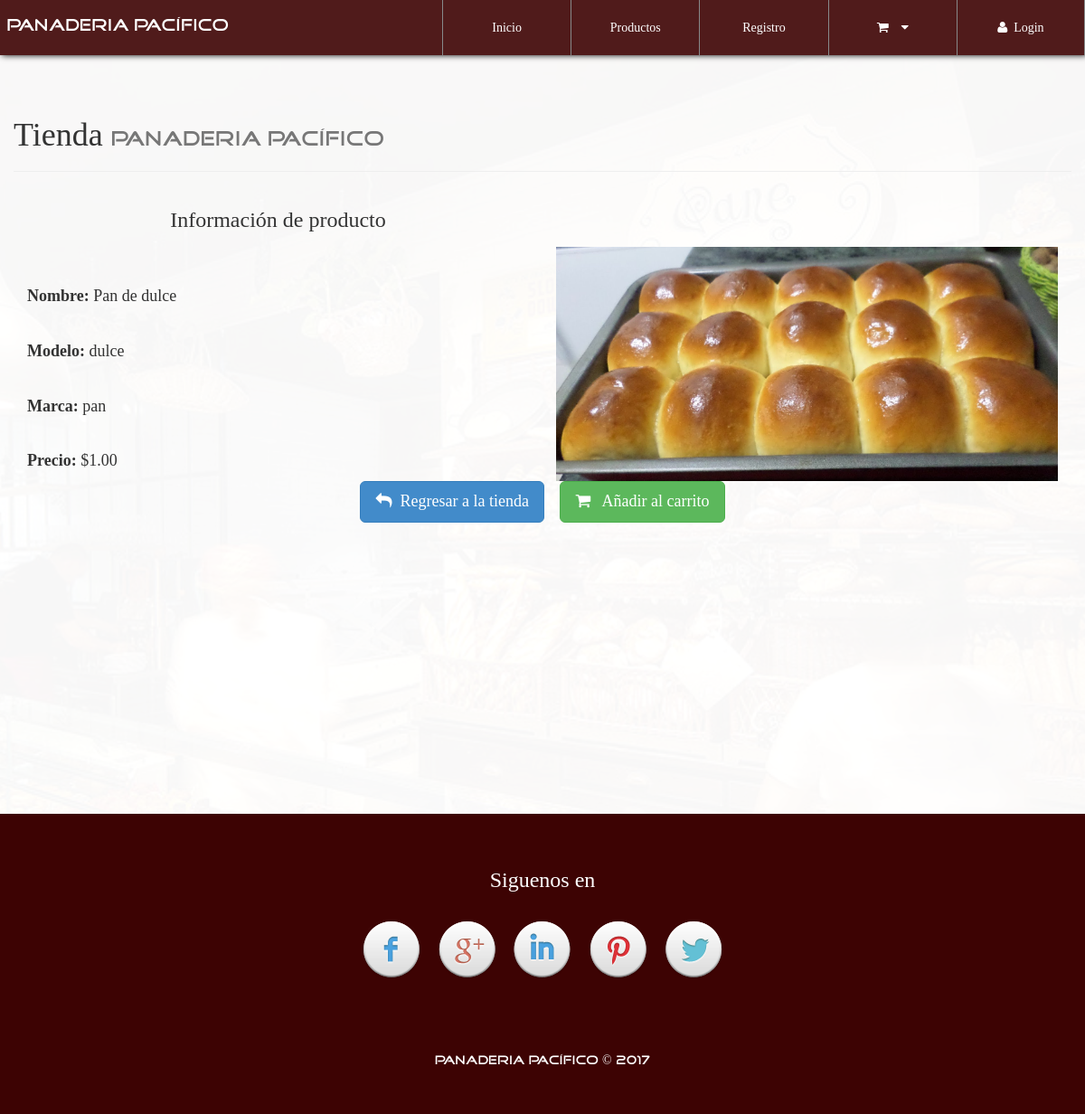
/infoProd.php?CodigoProd=P3, run on the app's committed database.
### tables this page shows
CREATE TABLE `producto` (
  `CodigoProd` varchar(30) NOT NULL,
  `NombreProd` varchar(30) NOT NULL,
  `CodigoCat` varchar(30) NOT NULL,
  `Precio` decimal(30,2) NOT NULL,
  `Modelo` varchar(30) NOT NULL,
  `Marca` varchar(30) NOT NULL,
  `Stock` int(20) NOT NULL,
  `NITProveedor` varchar(30) NOT NULL,
  `Imagen` varchar(150) NOT NULL,
  `Nombre` varchar(30) NOT NULL
);

### library/consulSQL.php (called while the page is built, shortened)
<?php
class ejecutarSQL {
    public static function conectar(){
        if(!$con=  mysql_connect(SERVER,USER,PASS)){
            die("Error en el servidor, verifique sus datos");
        }
        return $con;
    }
    public static function consultar($query) {
        if (!$consul = mysql_query($query, ejecutarSQL::conectar())) {
            die(mysql_error().'Error en la consulta SQL ejecutada');
        }
        return $consul;
    }
}

### infoProd.php (the view, shortened to what this page needs)
<?php
include './library/consulSQL.php';
?>
<!DOCTYPE html>
<html lang="es">
<head>
    <?php include './inc/link.php'; ?>
</head>
<body id="container-page-product">
    <?php include './inc/navbar.php'; ?>
    <section id="infoproduct">
        <div class="container">
            <div class="row">
                <div class="page-header">
                    <h1>Tienda <small class="tittles-pages-logo">Panaderia Pacífico</small></h1>
                </div>
                <?php
                    $CodigoProducto=$_GET['CodigoProd'];
                    $productoinfo=  ejecutarSQL::consultar("select * from producto where CodigoProd='".$CodigoProducto."'");
                    while($fila=mysql_fetch_array($productoinfo)){
                        echo '
                            <div class="col-xs-12 col-sm-6">
                                <h3 class="text-center">Información de producto</h3>
                                <br><br>
                                <h4><strong>Nombre: </strong>'.$fila['NombreProd'].'</h4><br>
                                <h4><strong>Modelo: </strong>'.$fila['Modelo'].'</h4><br>
                                <h4><strong>Marca: </strong>'.$fila['Marca'].'</h4><br>
                                <h4><strong>Precio: </strong>$'.$fila['Precio'].'</h4>
                            </div>
                            <div class="col-xs-12 col-sm-6">
                                <br><br><br>
                                <img class="img-responsive" src="assets/img-products/'.$fila['Imagen'].'">
                            </div>
                            <br><br><br>
                            <div class="col-xs-12 text-center">
                                <a href="product.php" class="btn btn-lg btn-primary"><i class="fa fa-mail-reply"></i>&nbsp;&nbsp;Regresar a la tienda</a> &nbsp;&nbsp;&nbsp;
                                <button value="'.$fila['CodigoProd'].'" class="btn btn-lg btn-success botonCarrito"><i class="fa fa-shopping-cart"></i>&nbsp;&nbsp; Añadir al carrito</button>
                            </div>
                        ';
                    }
                ?>
            </div>
        </div>
    </section>
    <?php include './inc/footer.php'; ?>
</body>
</html>

### css/style.css (style rules this page uses)
body { font-family: "FontFamilySPro"; line-height: 1.5; font-size: 1.4em; width: 100%; height: 100%; margin: 0px; padding: 0px; background-position: center center; background-repeat: no-repeat; background-attachment: fixed; background-size: cover; background-color: #fff; }
section { width: 100%; margin: 0px; padding: 90px 0px; }
.tittles-pages-logo { font-family: "FontFamilyLogo"; }
#container-page-product { background-image: url(../assets/img/font-index.JPG); }
#store, #infoproduct, #container-pedido { background-color: rgba(255,255,255,.97); min-height: 900px; }

### data on the page
producto: NombreProd "Pan de dulce", Modelo "dulce", Marca "pan", Precio "1.00", Imagen (picture)
